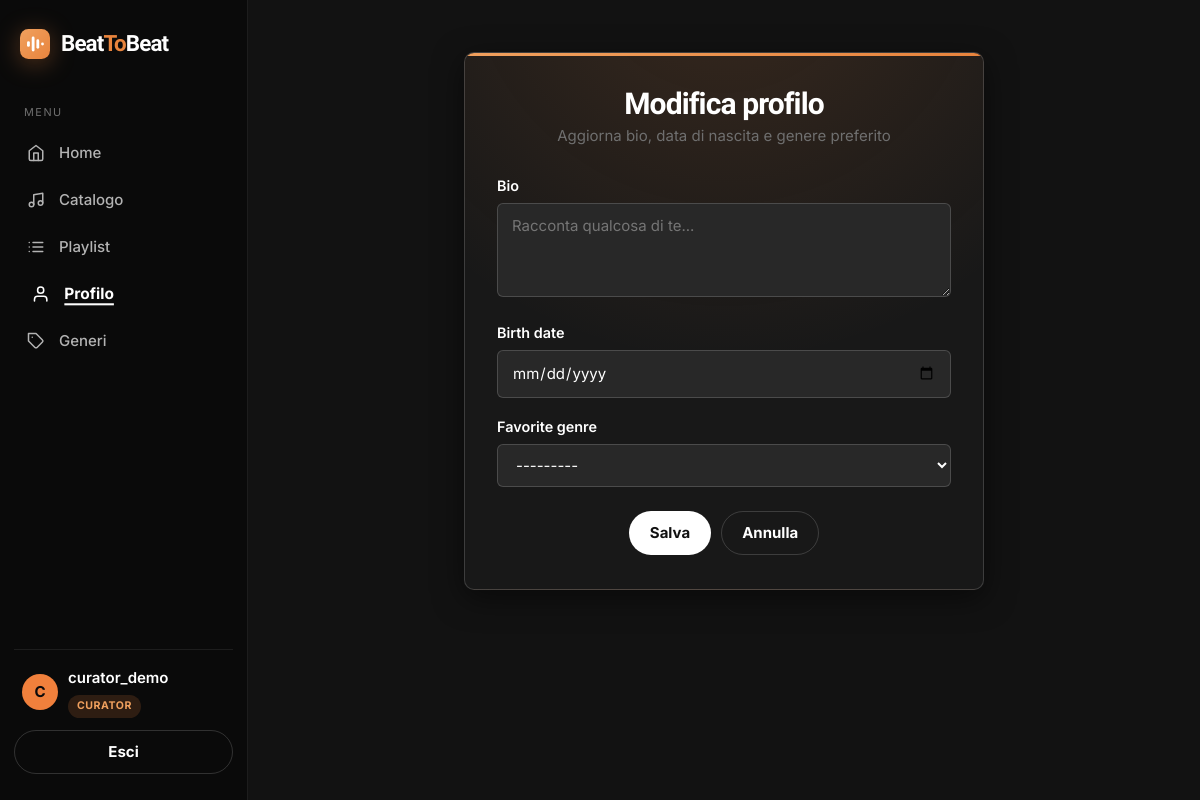
Screenshot of /accounts/profile/edit/ (signed in) with the database file from the repository.
### accounts/models.py (models this page shows, shortened)
class CustomUser(AbstractUser):
    class Role(models.TextChoices):
        LISTENER = 'listener', 'Listener'
        CURATOR = 'curator', 'Curator'
        MODERATOR = 'moderator', 'Moderator'
    role = models.CharField(
        max_length=20,
        choices=Role.choices,
        default=Role.LISTENER,
    )
    bio = models.TextField(blank=True)
    birth_date = models.DateField(null=True, blank=True)
    favorite_genre = models.ForeignKey(
        'music.Genre',
        on_delete=models.SET_NULL,
        null=True,
        blank=True,
        related_name='fans',
    )
    AVATAR_COLORS = ['#f0803c', '#e0a15e', '#81b29a', '#6a8ec9', '#b07ba0', '#c96a6a']
    @property
    def avatar_color(self):
        return self.AVATAR_COLORS[sum(ord(c) for c in self.username) % len(self.AVATAR_COLORS)]
    @property
    def initial(self):
        return self.username[0].upper() if self.username else '?'
    @property
    def is_curator(self):
        return self.role == self.Role.CURATOR or self.is_superuser
    @property
    def is_moderator(self):
        return self.role == self.Role.MODERATOR or self.is_superuser

### accounts/views.py (the view)
# urls.py: path('profile/edit/', ProfileUpdateView.as_view(), name='profile_edit'),
class ProfileUpdateView(LoginRequiredMixin, UpdateView):
    form_class = ProfileUpdateForm
    template_name = 'accounts/profile_edit.html'
    success_url = reverse_lazy('accounts:profile')
    def get_object(self, queryset=None):
        return self.request.user

### accounts/forms.py
class ProfileUpdateForm(forms.ModelForm):
    class Meta:
        model = CustomUser
        fields = ['bio', 'birth_date', 'favorite_genre']
        widgets = {
            'bio': forms.Textarea(attrs={'rows': 3, 'placeholder': 'Racconta qualcosa di te...'}),
            'birth_date': forms.DateInput(attrs={'type': 'date'}),
        }

### music/models.py (called while the page is built)
    def __str__(self):
        return self.name

### templates/accounts/profile_edit.html (shortened to what this page needs)
{% extends 'base.html' %}
{% block content %}
<div class="form-page">
	<div class="panel form-card">
		<h1 class="form-card-title">Modifica profilo</h1>
		<p class="form-card-sub">Aggiorna bio, data di nascita e genere preferito</p>
		<form method="post">
			{% include 'partials/form_fields.html' %}
			<div class="actions center mt-3">
				<button type="submit" class="btn btn-accent">Salva</button>
				<a class="btn btn-ghost" href="{% url 'accounts:profile' %}">Annulla</a>
			</div>
		</form>
	</div>
</div>
{% endblock %}

### templates/base.html (shortened to what this page needs)
{% load static %}
<!DOCTYPE html>
<html lang="it">
<head>
	<link rel="stylesheet" href="{% static 'css/style.css' %}">
</head>
<body>
	{% block layout %}
	<div class="app-shell">
		<aside class="sidebar">
			<a class="brand" href="{% url 'pages:home' %}">{% include 'partials/logo.html' %}<span>Beat<span class="beat-accent">To</span>Beat</span></a>
			<nav>
				<div class="nav-section-label">Menu</div>
				<a class="nav-item-link {% if request.path == '/' %}active{% endif %}" href="{% url 'pages:home' %}">
					<span class="nav-icon"><svg viewBox="0 0 24 24" fill="none" stroke="currentColor" stroke-width="2" stroke-linecap="round" stroke-linejoin="round"><path d="M3 9l9-7 9 7v11a2 2 0 0 1-2 2H5a2 2 0 0 1-2-2z"/><path d="M9 22V12h6v10"/></svg></span><span class="nav-label">Home</span>
				</a>
				{% if user.is_authenticated %}
				<a class="nav-item-link {% if '/music/songs' in request.path %}active{% endif %}" href="{% url 'music:song_list' %}">
					<span class="nav-icon"><svg viewBox="0 0 24 24" fill="none" stroke="currentColor" stroke-width="2" stroke-linecap="round" stroke-linejoin="round"><path d="M9 18V5l12-2v13"/><circle cx="6" cy="18" r="3"/><circle cx="18" cy="16" r="3"/></svg></span><span class="nav-label">Catalogo</span>
				</a>
				<a class="nav-item-link {% if '/music/playlists' in request.path %}active{% endif %}" href="{% url 'music:playlist_list' %}">
					<span class="nav-icon"></span><span class="nav-label">Playlist</span>
				</a>
				<a class="nav-item-link {% if '/accounts/profile' in request.path %}active{% endif %}" href="{% url 'accounts:profile' %}">
					<span class="nav-icon"><svg viewBox="0 0 24 24" fill="none" stroke="currentColor" stroke-width="2" stroke-linecap="round" stroke-linejoin="round"><path d="M20 21v-2a4 4 0 0 0-4-4H8a4 4 0 0 0-4 4v2"/><circle cx="12" cy="7" r="4"/></svg></span><span class="nav-label">Profilo</span>
				</a>
				{% if user.is_curator %}
				<a class="nav-item-link {% if '/music/genres' in request.path %}active{% endif %}" href="{% url 'music:genre_list' %}">
					<span class="nav-icon"><svg viewBox="0 0 24 24" fill="none" stroke="currentColor" stroke-width="2" stroke-linecap="round" stroke-linejoin="round"><path d="M20.59 13.41l-7.17 7.17a2 2 0 0 1-2.83 0L2 12V2h10l8.59 8.59a2 2 0 0 1 0 2.82z"/><line x1="7" y1="7" x2="7.01" y2="7"/></svg></span><span class="nav-label">Generi</span>
				</a>
				{% endif %}
				{% endif %}
			</nav>
			<div class="sidebar-footer">
				{% if user.is_authenticated %}
				<div class="user-box">
					{% include 'partials/avatar.html' with profile_user=user %}
					<div>
						<div class="user-name">{{ user.username }}</div>
						{% if user.is_superuser %}
						<span class="role-badge admin">Admin</span>
						{% elif user.role == 'curator' %}
						<span class="role-badge curator">Curator</span>
						{% elif user.role == 'moderator' %}
						<span class="role-badge moderator">Moderator</span>
						{% else %}
						<span class="role-badge listener">Listener</span>
						{% endif %}
					</div>
				</div>
				<form method="post" action="{% url 'accounts:logout' %}">
					<button type="submit" class="btn btn-ghost btn-block">Esci</button>
				</form>
				{% else %}
				<a class="btn btn-accent btn-block" href="{% url 'accounts:login' %}">Accedi</a>
				<a class="btn btn-ghost btn-block mt-2" href="{% url 'accounts:signup' %}">Registrati</a>
				{% endif %}
			</div>
		</aside>
		<main class="content-area">
			{% block content %}{% endblock %}
		</main>
	</div>
	{% endblock %}
</body>
</html>

### templates/partials/avatar.html
<span class="avatar {{ size }}" style="background-color: {{ profile_user.avatar_color }};">{{ profile_user.initial }}</span>

### templates/partials/form_fields.html (shortened to what this page needs)
{% for field in form %}
<div class="form-group">
	<label for="{{ field.id_for_label }}">{{ field.label }}</label>
	{{ field }}
</div>
{% endfor %}

### rows the page displays
CustomUser: initial "C", username "curator_demo", form "---------"

### other values shown
{{ field.label }} "Bio" "Birth date" "Favorite genre"
